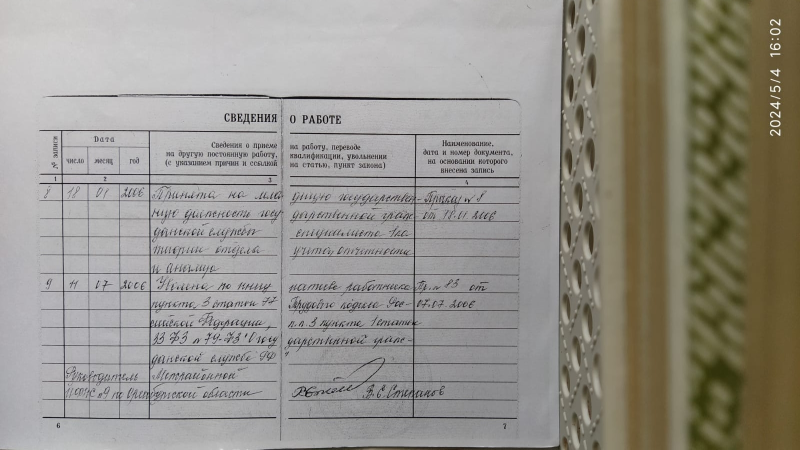
#> input picture Backend/img.png, 1600 x 899 px, given in place of , which was not available (shown at 1/2 size)
$ python contrast.py
#> lines starting #> are read from the running program, lines starting #| are printed output that depends on the picture; after the words box and inside, x2 and y2 are one past the last pixel; in counts of white or black regions, pixels touching at a corner belong together; pictures that were not available may be replaced by others from this repository, and a replacement may not be noted
import cv2
import numpy as np
from PIL import Image


def normalize_contrast(image, filename):

#> called with filename = ''
    hsv = cv2.cvtColor(image, cv2.COLOR_BGR2HSV)
#> hsv: shape (899, 1600, 3); mean H, S, V 76.3, 30.6, 150.4
#> image is the input picture: shape (899, 1600, 3); mean B, G, R 138.7, 146.4, 149.6
    hsv[:, :, 1] = 2.0 * hsv[:, :, 1]
#> hsv: shape (899, 1600, 3); mean H, S, V 76.3, 43.7, 150.4
    image = cv2.cvtColor(hsv, cv2.COLOR_HSV2BGR)
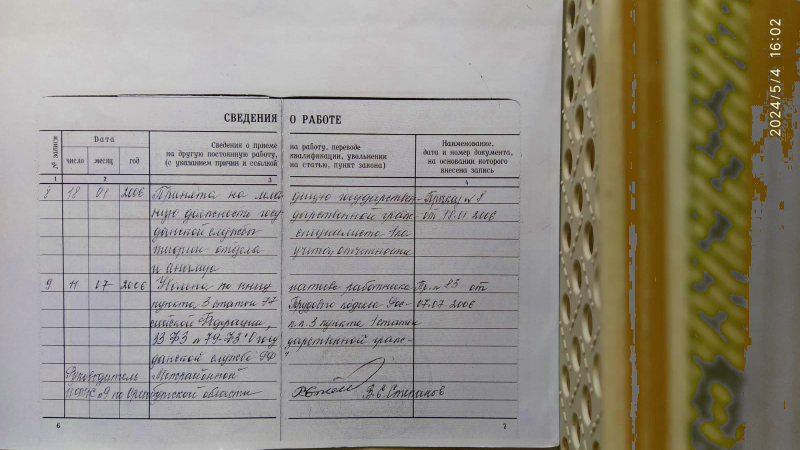
#> image: shape (899, 1600, 3) (shown at 1/2 size); mean B, G, R 133, 143.5, 148.8

    gray_image = cv2.cvtColor(image, cv2.COLOR_BGR2GRAY)
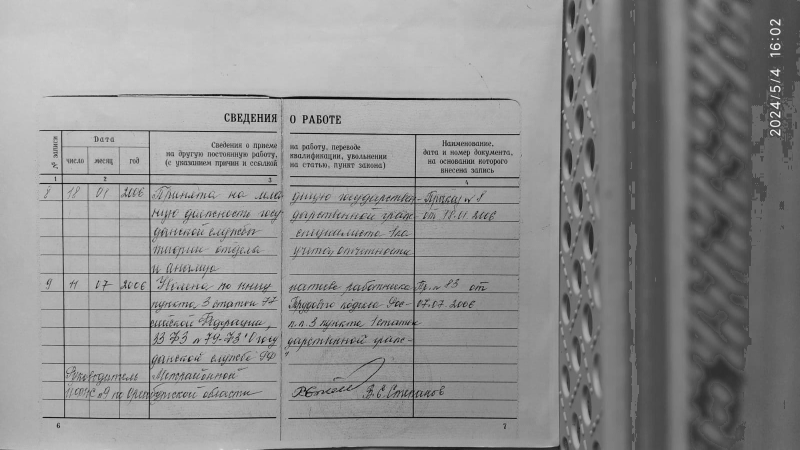
#> gray_image: shape (899, 1600) (shown at 1/2 size); min 0, max 253, mean 143.9

    edges = cv2.Canny(gray_image, 50, 150, apertureSize=3)
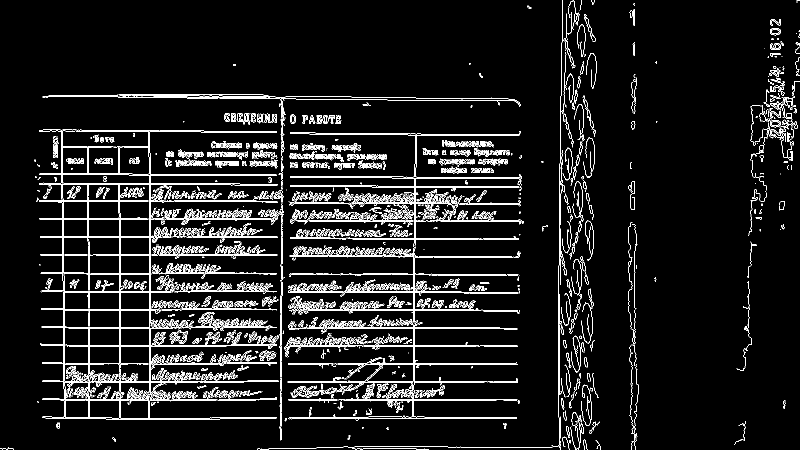
#> edges: shape (899, 1600) (shown at 1/2 size); 6.7% white in thin lines or dots

    lines = cv2.HoughLinesP(edges, 1, np.pi / 180, 100, minLineLength=100, maxLineGap=10)
#> lines = 300 rows, first 6: [724, 692, 959, 692], [343, 583, 543, 583], [584, 619, 964, 619], [579, 511, 831, 511], [224, 836, 422, 836], [353, 655, 563, 655]

    min_x, min_y = np.inf, np.inf
    max_x, max_y = -np.inf, -np.inf

    for line in lines:
        x1, y1, x2, y2 = line[0]
        min_x, min_y = min(min_x, x1, x2), min(min_y, y1, y2)
        max_x, max_y = max(max_x, x1, x2), max(max_y, y1, y2)
#> this loop made 300 passes
#> (x1, y1, x2, y2, min_x, min_y, max_x, max_y) on passes 1 to 3: (724, 692, 959, 692, 724, 692, 959, 692), (343, 583, 543, 583, 343, 583, 959, 692), (584, 619, 964, 619, 343, 583, 964, 692)

    cv2.rectangle(image, (min_x, min_y), (max_x, max_y), (0, 255, 0), 2)
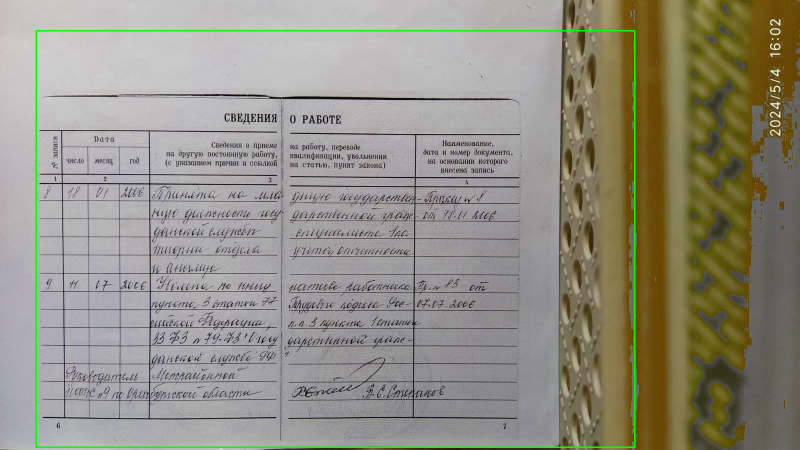
#> image: shape (899, 1600, 3) (shown at 1/2 size); 0.85% of pixels changed, all inside (x1, y1, x2, y2) = (71, 60, 1271, 896)

    cropped_image = image[min_y:max_y, min_x:max_x]
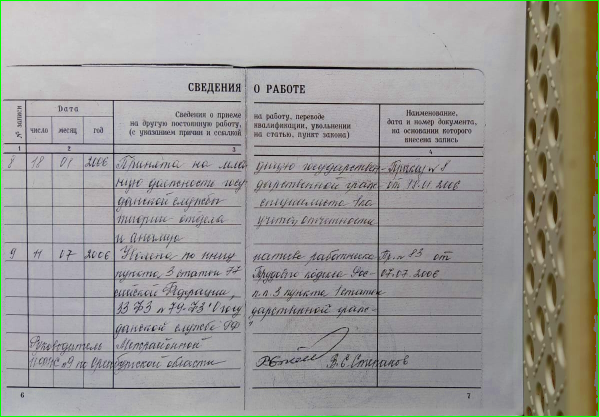
#> cropped_image: shape (833, 1197, 3) (shown at 1/2 size); mean B, G, R 150.9, 154, 155.8

    gray_cropped_image = cv2.cvtColor(cropped_image, cv2.COLOR_BGR2GRAY)
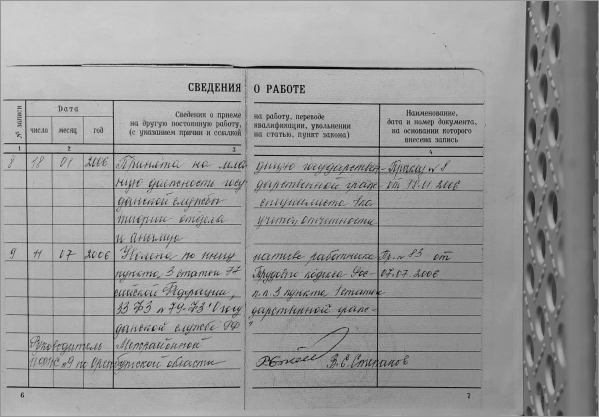
#> gray_cropped_image: shape (833, 1197) (shown at 1/2 size); min 0, max 213, mean 154.2

    c = cv2.convertScaleAbs(gray_cropped_image, alpha=2, beta=-100)
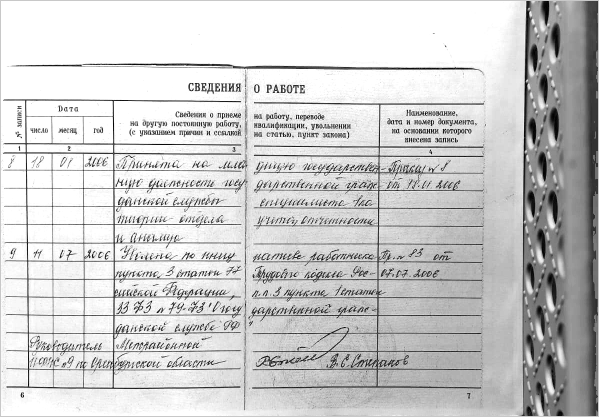
#> c: shape (833, 1197) (shown at 1/2 size); min 0, max 255, mean 204.3

    cv2.imwrite(filename, c)
#> (the run stopped early here; a loop or call above may not have finished)
